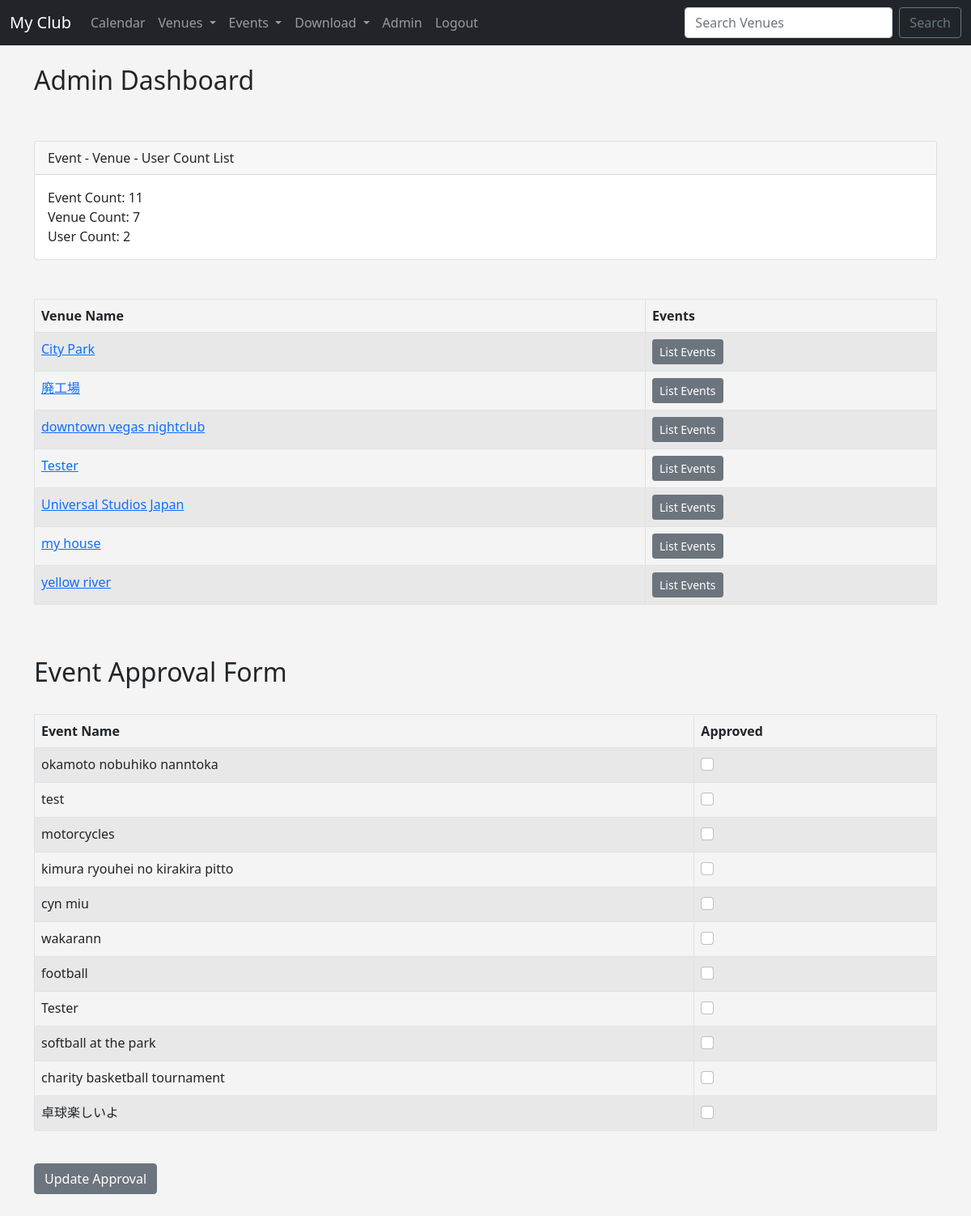
Page /admin_approval (signed in) on the earlier database version.
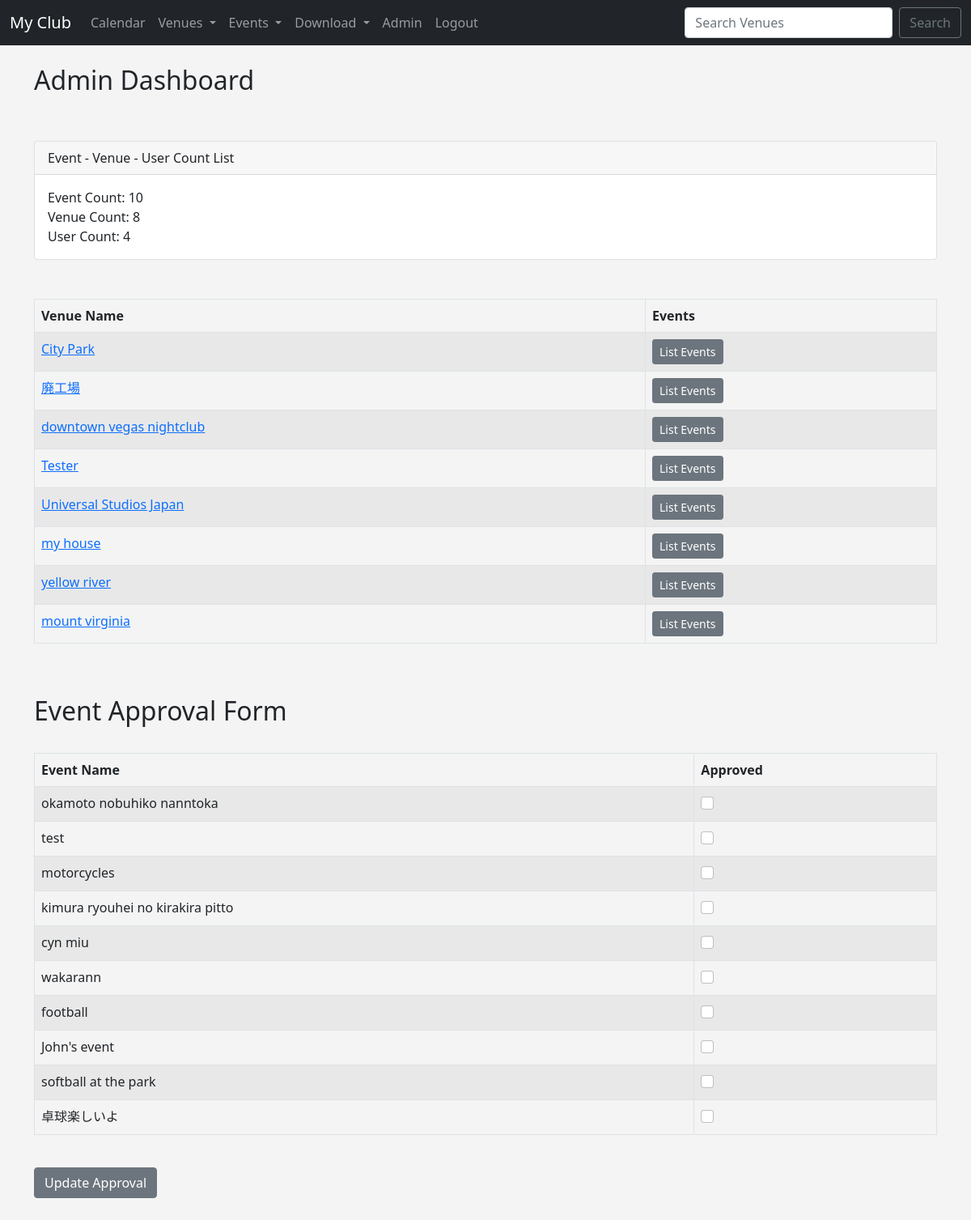
Same page on the later database version.
### events/models.py (models this page shows, shortened)
class Venue(models.Model):
	name = models.CharField('Venue name', max_length=120)
	address = models.CharField(max_length=300)
	zip_code = models.CharField('Zip Code', max_length=120)
	phone = models.CharField('Contact Phone', max_length=25, blank=True)
	web =  models.URLField('Website Address', blank=True)
	email_address = models.EmailField('Email Address', blank=True)
	owner = models.IntegerField("Venue Owner", blank=False, default=1)
	venue_image = models.ImageField(null=True, blank=True, upload_to="images/")
	def __str__(self):
		return self.name

class Event(models.Model):
	name = models.CharField('Event Name', max_length=120)
	event_date = models.DateTimeField('Events Date')
	venue = models.ForeignKey(Venue, blank=True, null=True, on_delete=models.CASCADE)
	manager = models.ForeignKey(User, blank=True, null=True, on_delete=models.SET_NULL)
	description = models.CharField(blank=True, max_length=120)
	attendees = models.ManyToManyField(MyClubUser, blank=True)
	approved = models.BooleanField("Approved", default=False)
	def __str__(self):
		return self.name

### events/views.py (the view)
# urls.py: path('admin_approval', views.admin_approval, name='admin-approval'),
def admin_approval(request):
	venue_list = Venue.objects.all()
	event_count = Event.objects.all().count()
	venue_count = Venue.objects.all().count()
	user_count = User.objects.all().count()
	event_list = Event.objects.all().order_by('-event_date')
	if request.user.is_superuser:
		if request.method == "POST":
			id_list = request.POST.getlist('boxes')
			event_list.update(approved=False)
			for x in id_list:
				Event.objects.filter(pk=int(x)).update(approved=True)
			messages.success(request, ("Event list approval has been updated! "))
			return redirect('list-events')
		else:
			return render(request, 'events/admin_approval.html',
				{'event_list': event_list,
				'event_count': event_count,
				'venue_count': venue_count,
				'user_count': user_count,
				'venue_list': venue_list,
				})
	else:
		messages.success(request, ("You are not authrized to view this page! "))
		return redirect('home')
	return render(request, 'events/admin_approval.html')

### events/templates/events/admin_approval.html (shortened to what this page needs)
{% extends 'events/base.html' %}
{% block content %}
<form action="" method=POST>
<h2>Admin Dashboard</h2>
<br/><br/>
<div class="card">
  <div class="card-header">
    Event - Venue - User Count List
  </div>
  <div class="card-body">
    <p class="card-text">Event Count: {{ event_count }}<br/>
	Venue Count: {{ venue_count }}<br/>
	User Count: {{ user_count }}</p>
  </div>
</div>
<br/><br/>
<table class="table table-striped table-hover table-bordered">
  <thead>
    <tr>
      <th scope="col">Venue Name</th>
      <th scope="col">Events</th>
    </tr>
  </thead>
  <tbody>
  	{% for venue in venue_list %}
    <tr>
      <td>
      	<a href="{% url 'show-venue' venue.id %}">{{ venue }}</a>
      </td>
      <td>
      	<a href="{% url 'venue-events' venue.id %}" class="btn btn-sm btn-secondary">List Events</a>
      </td>
    </tr>
    {% endfor %}
  </tbody>
</table>
<br/><br/>
<h2>Event Approval Form</h2>
<br/>
<table class="table table-striped table-hover table-bordered">
  <thead>
    <tr>
      <th scope="col">Event Name</th>
      <th scope="col">Approved</th>
    </tr>
  </thead>
  <tbody>
  	{% for event in event_list %}
    <tr>
      <td>{{ event }}</td>
      <td>
      	{% if event.approved %}
      	<div class="form-check">
      		<input class="form-check-input" type="checkbox"
      		checked="checked" value="{{ event.id }}"
      		name="boxes">
      	</div>
      	{% else %}
      	<div class="form-check">
      		<input class="form-check-input" type="checkbox"
      		value="{{ event.id }}"
      		name="boxes">
      	</div>
      	{% endif %}
      </td>
    </tr>
    {% endfor %}
  </tbody>
</table>
	<br/>
	<button class='btn btn-secondary' type="summit">Update Approval</button>
</form>
<br/><br/><br/><br/>
{% endblock %}

Differences in the rows shown:
removed Event: name "Tester"
removed Event: name "charity basketball tournament"
added Venue: name "mount virginia"
added Event: name "John's event"
Other differences:
{{ event_count }}: "11" → "10"
{{ venue_count }}: "7" → "8"
{{ user_count }}: "2" → "4"
